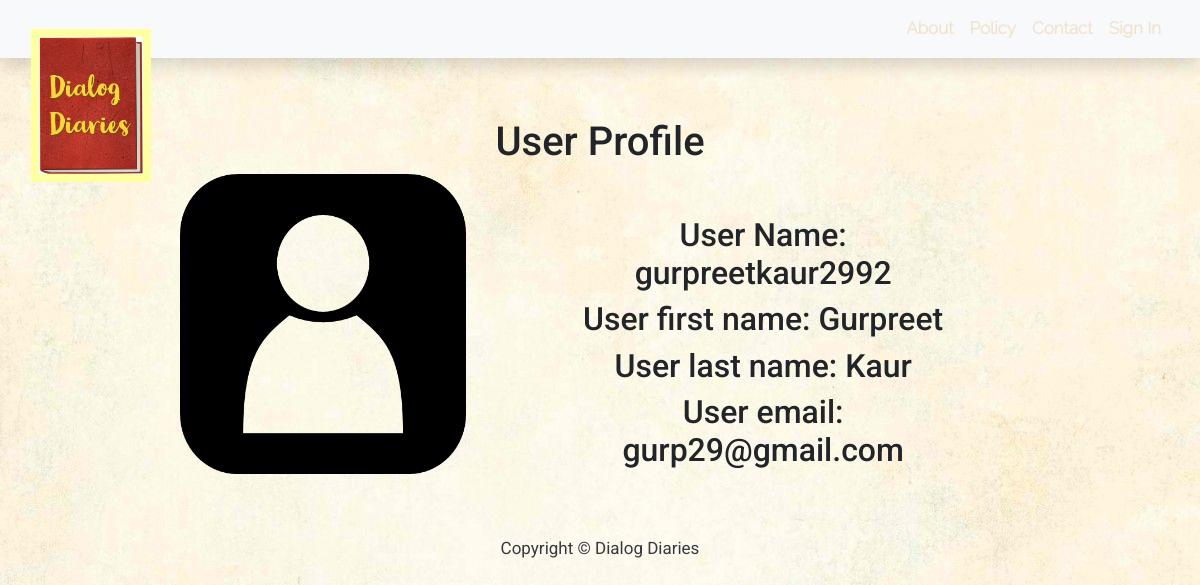
The page /24/postUserProfile/ on the database its author committed.
### blog/models.py (models this page shows, shortened)
class Post(models.Model):
    title = models.CharField(max_length=200, unique=True)
    slug = models.SlugField(max_length=200, unique=True)
    author = models.ForeignKey('auth.User', on_delete=models.CASCADE)
    updated_on = models.DateTimeField(auto_now=True)
    content = models.TextField()
    image = models.ImageField(upload_to='images/', blank=True, null=True)
    created_on = models.DateTimeField(auto_now_add=True)
    class Meta:
        ordering = ['-created_on']

### blog/views.py (the view)
# urls.py: path('<pk>/postUserProfile/', views.GetUserDetails.as_view(), name='post_user_profile'),
class GetUserDetails(generic.DetailView):
    queryset = Post.objects.all()
    template_name = 'post_detail_profile.html'

### templates/post_detail_profile.html (shortened to what this page needs)
{% extends 'base.html' %}
{% block content %}
<h1>User Profile</h1>
<div class="profile">
<div class="img">
    <img src="{% static 'images/userprofile.png'%}" alt="userprofile" style="width:100%;height:300px;">
</div>
<div class="info">
    <h2>User Name: {{ post.author.username }}</h2>
    {% if post.author.first_name %}
    <h2>User first name: {{post.author.first_name}}</h2>
    {% endif %}
    {% if post.author.last_name %}
    <h2>User last name: {{post.author.last_name}}</h2>
    {% endif %}
    {% if post.author.email %}
    <h2>User email: {{ post.author.email }}</h2>
    {% endif %}
</div>
</div>
{% endblock %}

### blog/static/css/index.css (style rules this page uses)
body { font-family: "Roboto", sans-serif; font-size: 18px; background-color: #fdfdfd; background: url('../images/backgroundPage.jpg'); }
.img { margin-right: 40px; width: 300px; height: 200px; }

### blog/static/css/base.css (style rules this page uses)
body { font-size: 17px; background-color: #fdfdfd; }

### templates/post_detail_profile.html (style rules this page uses)
body { text-align: center; }
h1 { margin-top: 5%; }
.profile { display: flex; text-align: center; width: 70%; margin: auto; }
.info { margin: 5%; }

### rows shown on the page
Post: author.username "gurpreetkaur2992", author.first_name "Gurpreet", author.last_name "Kaur", author.email "gurp29@gmail.com"
